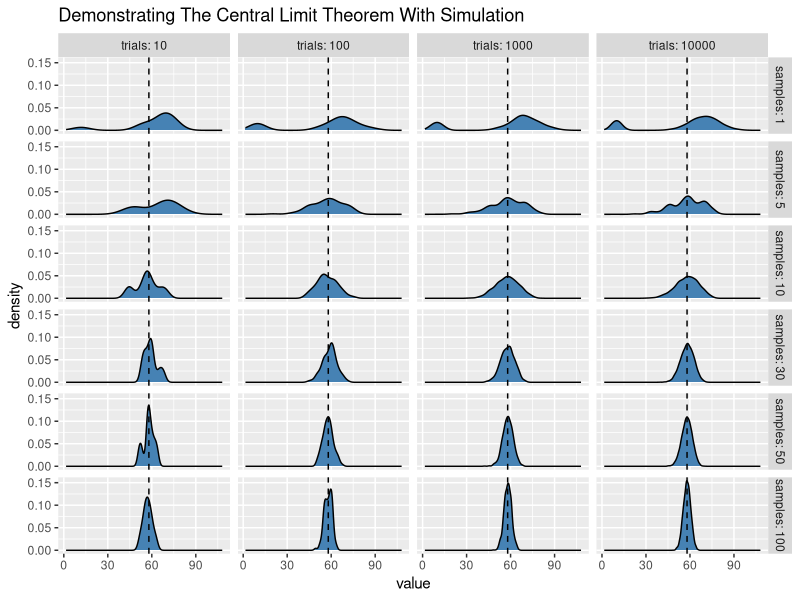

Source code (R):
require(ggplot2)
set.seed(7759)

# Create a non-uniform population of 100,000 numbers between 1 and 100
pop1 <- rnorm(20000, mean = 10, sd = 3)
pop2 <- rnorm(80000, mean = 70, sd = 10)
pop <- c(pop1, pop2)

mu <- mean(pop) #calculate the population mean
sigma <- sd(pop) #calculate the population standard deviation
rm(pop1, pop2) #clean up

# Histogram of population, stored in variable hg
popdf <- as.data.frame(pop)
hg <- ggplot(popdf, aes(x = pop)) + geom_histogram(colour = "black", fill = "steelblue") + 
        ggtitle("Histogram of Population") + xlab("value")
rm(popdf)

n <- c(1, 5, 10, 30, 50, 100) #set up number of samples
t <- c(10, 100, 1000, 10000) #set up number of trials in simulation

df <- data.frame() #initialize our empty data frame

# Run the simulation
for(i in n) { #for each value of n...
    col <- c()
    for(j in t) { #we loop through each value of t...
        trial <- 1:j
        counter <- j
        value <- c()
        while(counter > 0) {    # and extract n samples from the population...
            bucket <- sample(pop, i, replace = TRUE)
            xbar <- mean(bucket) #calculate the mean...
            value <- c(value, xbar) # and add it to a vector
            counter <- counter - 1
        }
        sbar <- sd(value) #calculate the standard deviation of our sample
        col <- cbind(trial, value, sbar, i, j) #stick all the info together...
        df <- rbind(df, col) #and attach it to our master data frame
    } #and we do it again for the next set of values until we're done!
    
}

rm(col, bucket, value, counter, i, j, n, sbar, t, xbar, trial) #clean up

# We tidy up our data frame to get it ready for graphing. Note that we built it in "tall"
# form so it's already structured for ggplot

names(df) <- c("trial#", "value", "sdev", "samples", "trials")

# Creating the plot, stored in variable g
g <- ggplot(df, aes(x = value)) + geom_density(fill = "steelblue") + 
        facet_grid(samples ~ trials, labeller = label_both) + 
        ggtitle("Demonstrating The Central Limit Theorem With Simulation") +
        geom_vline(xintercept = mu, linetype = "dashed")
g

# create data frame of simulated sample standard deviations
m <- matrix(unique(df$sdev), nrow = 4, ncol = 6)
sdf <- as.data.frame(m, row.names = c("t10", "t100", "t1000", "t10000"))
names(sdf) <- c("s1", "s5", "s10", "s30", "s50", "s100")
sdf <- t(sdf) #transposed to match our graph better
rm(m)

# Calculate our expected standard error from the population sigma
exvals <-  sigma/sqrt(c(1, 5, 10, 30, 50, 100))

# Express how close we are as percentages. Transposition is done to accomodate how R
# handles division within a data frame and so the result matches up better with our graph
pexval <- sdf/exvals

# Subtract 1 to show distance from ideal and round to 3 decimals to make it readable
round(pexval - 1, 3)
